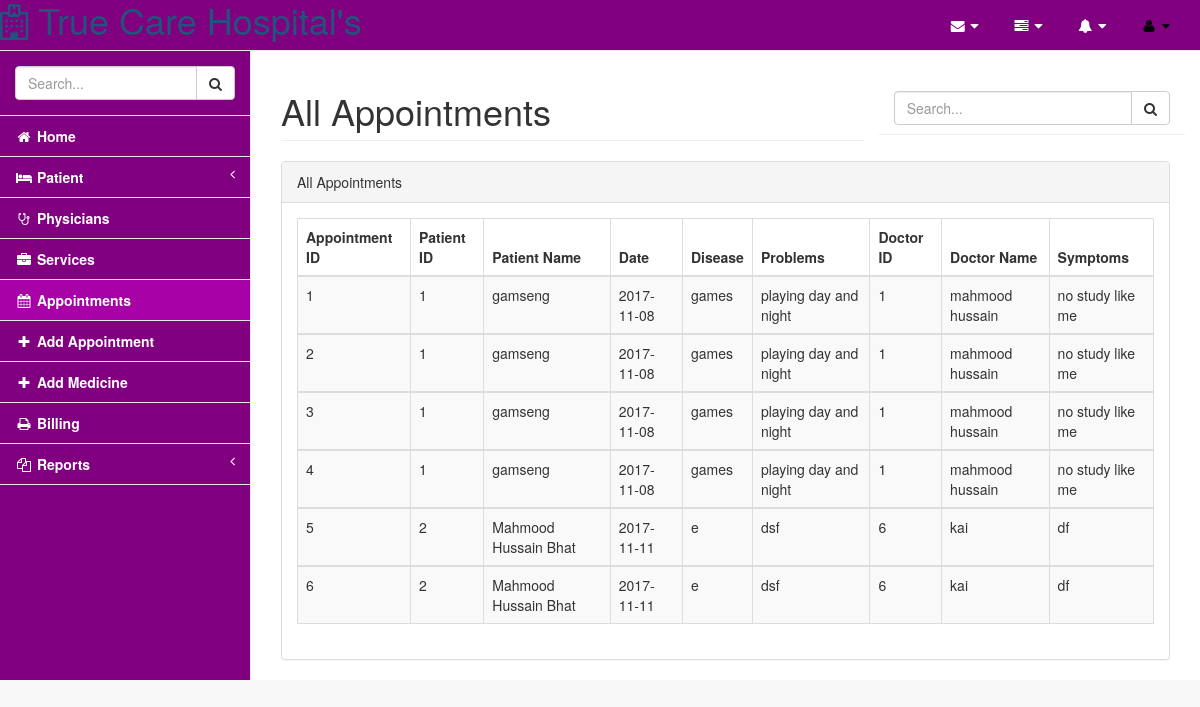
Screenshot of /pages/all_appointments.php with the database file from the repository.
### tables this page shows
CREATE TABLE IF NOT EXISTS `add_appointment` (
  `appointment_id` int(11) NOT NULL AUTO_INCREMENT,
  `patient_id` int(11) NOT NULL,
  `p_name` varchar(200) NOT NULL,
  `date` varchar(15) NOT NULL,
  `disease` varchar(300) NOT NULL,
  `problems` varchar(300) NOT NULL,
  `doc_id` int(11) NOT NULL,
  `doc_name` varchar(200) NOT NULL,
  `symptoms` varchar(500) NOT NULL,
  PRIMARY KEY (`appointment_id`)
);

### pages/all_appointments.php (the view, shortened to what this page needs)
<!DOCTYPE html>
<html lang="en">
<head>
    <link href="../vendor/bootstrap/css/bootstrap.min.css" rel="stylesheet">
    <link href="../vendor/metisMenu/metisMenu.min.css" rel="stylesheet">
    <link href="../vendor/datatables-plugins/dataTables.bootstrap.css" rel="stylesheet">
    <link href="../vendor/datatables-responsive/dataTables.responsive.css" rel="stylesheet">
    <link href="../dist/css/sb-admin-2.css" rel="stylesheet">
    <link href="../vendor/font-awesome/css/font-awesome.min.css" rel="stylesheet" type="text/css">
</head>
<body>
    <div id="wrapper">
        <?php include_once 'nav.php'; ?>
        <div id="page-wrapper">
            <div class="row">
                <div class="col-lg-8">
                    <h1 class="page-header">All Appointments</h1>
                </div>
                <div class="col-lg-4 page-header">
                    <form method="post">
                    <div class="input-group custom-search-form">
                        <input type="text" name="search" class="form-control" placeholder="Search...">
                            <span class="input-group-btn">
                                <button class="btn btn-default" type="submit" name="submit">
                                    <i class="fa fa-search"></i>
                                </button>
                            </span>
                    </div>
                    </form>
                </div>
            </div>
            <div class="row">
                <div class="col-lg-12">
                    <div class="panel panel-default">
                        <div class="panel-heading">
                            All Appointments
                        </div>
                        <div class="panel-body">
                        <?php
                        include_once 'connection.php';
                            $query="SELECT * FROM add_appointment";
                            $result=mysqli_query($conn, $query);
                            echo"<table width='100%' class='table table-striped table-bordered table-hover'>";
                                echo"<thead>";
                                    echo"<tr>";
                                        echo"
                                        <th>Appointment ID</th>
                                        <th>Patient ID</th>
                                        <th>Patient Name</th>
                                        <th>Date</th>
                                        <th>Disease</th>
                                        <th>Problems</th>
                                        <th>Doctor ID</th>
                                        <th>Doctor Name</th>
                                        <th>Symptoms</th>";
                                    echo"</tr>";
                                echo"</thead>";
                                while ($row=mysqli_fetch_array($result)) {
                                echo"<tbody>";
                                    echo"<tr class='odd gradeX'>";
                                        echo"
                                            <td>".$row[0]."</td>
                                            <td>".$row[1]."</td>
                                            <td>".$row[2]."</td>
                                            <td>".$row[3]."</td>
                                            <td>".$row[4]."</td>
                                            <td>".$row[5]."</td>
                                            <td>".$row[6]."</td>
                                            <td>".$row[7]."</td>
                                            <td>".$row[8]."</td>";
                                    echo"</tr>";
                                echo"</tbody>";
                                }
                            echo"</table>";
                             ?>
                        </div>
                    </div>
                </div>
            </div>
        </div>
    </div>
</body>
</html>

### pages/nav.php (shortened to what this page needs)
<nav class="navbar navbar-default navbar-static-top" role="navigation" style="margin-bottom: 0">
    <div class="navbar-header">
        <a class="text-white h1" style="text-decoration: none;" href="index.php"><i class="fa fa-hospital-o"></i> True Care Hospital's</a>
    </div>
    <ul class="nav navbar-top-links navbar-right">
        <li class="dropdown">
            <a class="dropdown-toggle" data-toggle="dropdown" href="#">
                <i class="fa fa-envelope fa-fw"></i> <i class="fa fa-caret-down"></i>
            </a>
        </li>
        <li class="dropdown">
            <a class="dropdown-toggle" data-toggle="dropdown" href="#">
                <i class="fa fa-tasks fa-fw"></i> <i class="fa fa-caret-down"></i>
            </a>
        </li>
        <li class="dropdown">
            <a class="dropdown-toggle" data-toggle="dropdown" href="#">
                <i class="fa fa-bell fa-fw"></i> <i class="fa fa-caret-down"></i>
            </a>
        </li>
        <li class="dropdown">
            <a class="dropdown-toggle" data-toggle="dropdown" href="#">
                <i class="fa fa-user fa-fw"></i> <i class="fa fa-caret-down"></i>
            </a>
        </li>
    </ul>
    <div class="navbar-default sidebar" role="navigation">
        <div class="sidebar-nav navbar-collapse">
            <ul class="nav" id="side-menu">
                <li class="sidebar-search">
                    <div class="input-group custom-search-form">
                        <input type="text" class="form-control" placeholder="Search...">
                        <span class="input-group-btn">
                        <button class="btn btn-default" type="button">
                            <i class="fa fa-search"></i>
                        </button>
                    </span>
                    </div>
                </li>
                <li>
                    <a href="index.php"><i class="fa fa-home fa-fw"></i> Home</a>
                </li>
                <li>
                    <a href="#"><i class="fa fa-bed fa-fw"></i> Patient<span class="fa arrow"></span></a>
                </li>
                <li>
                    <a href="physicians.php"><i class="fa fa-stethoscope fa-fw"></i> Physicians</a>
                </li>
                <li>
                    <a href="services.php"><i class="fa fa-briefcase fa-fw"></i> Services</a>
                </li>
                <li>
                    <a href="all_appointments.php"><i class="fa fa-calendar fa-fw"></i> Appointments</a>
                </li>
                <li>
                    <a href="add_appointment.php"><i class="fa fa-plus fa-fw"></i> Add Appointment</a>
                </li>
                <li>
                    <a href="add_medicine.php"><i class="fa fa-plus fa-fw"></i> Add Medicine</a>
                </li>
                <li>
                    <a href="billing.php"><i class="fa fa-print fa-fw"></i> Billing</a>
                </li>
                <li>
                    <a href="report.php"><i class="fa fa-files-o fa-fw"></i> Reports<span class="fa arrow"></span></a>
                </li>
            </ul>
        </div>
    </div>
</nav>

### rows the page displays
add_appointment: appointment_id "1", patient "1", p_name "gamseng", date "2017-11-08", disease "games", problems "playing day and night", doc "1", doc_name "mahmood hussain", symptoms "no study like me"
add_appointment: appointment_id "2", patient "1", p_name "gamseng", date "2017-11-08", disease "games", problems "playing day and night", doc "1", doc_name "mahmood hussain", symptoms "no study like me"
add_appointment: appointment_id "3", patient "1", p_name "gamseng", date "2017-11-08", disease "games", problems "playing day and night", doc "1", doc_name "mahmood hussain", symptoms "no study like me"
add_appointment: appointment_id "4", patient "1", p_name "gamseng", date "2017-11-08", disease "games", problems "playing day and night", doc "1", doc_name "mahmood hussain", symptoms "no study like me"
add_appointment: appointment_id "5", patient "2", p_name "Mahmood Hussain Bhat", date "2017-11-11", disease "e", problems "dsf", doc "6", doc_name "kai", symptoms "df"
add_appointment: appointment_id "6", patient "2", p_name "Mahmood Hussain Bhat", date "2017-11-11", disease "e", problems "dsf", doc "6", doc_name "kai", symptoms "df"
